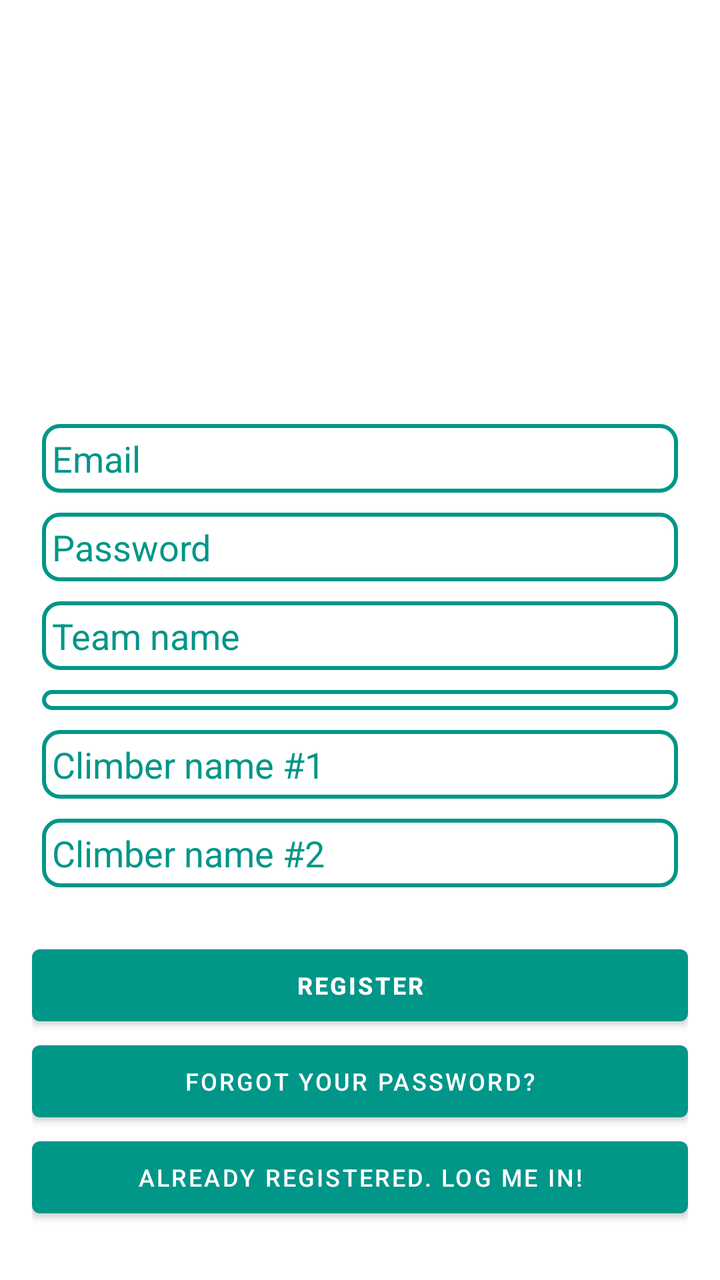
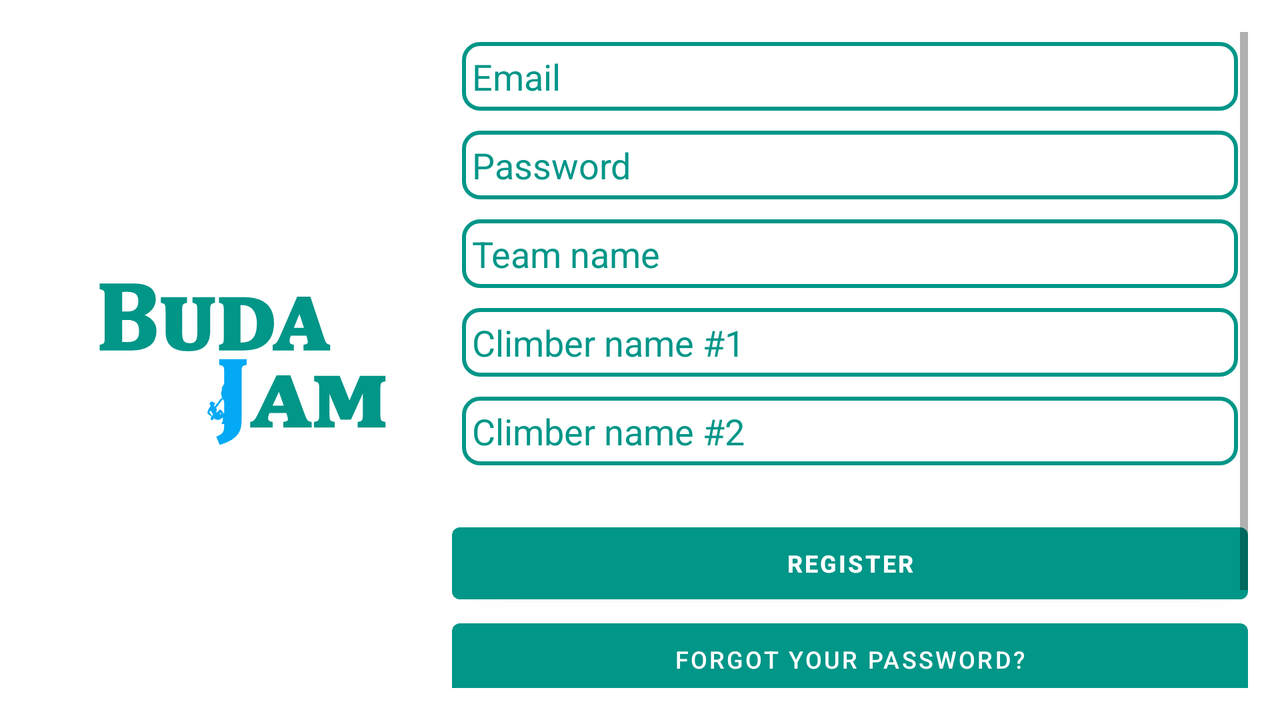

Two renders of one Android screen. The first uses the default layout on a phone; the second uses the alternative layout the repository ships for a different screen configuration, on a matching device. The two XML files are below.
<!-- AndroidManifest.xml: application theme AppTheme -->
<!-- res/layout/activity_signup.xml -->
<?xml version="1.0" encoding="utf-8"?>
<androidx.coordinatorlayout.widget.CoordinatorLayout xmlns:android="http://schemas.android.com/apk/res/android"
    xmlns:app="http://schemas.android.com/apk/res-auto"
    xmlns:tools="http://schemas.android.com/tools"
    android:layout_width="match_parent"
    android:layout_height="match_parent"
    android:fitsSystemWindows="true"
    tools:context="com.example.budajam.SignupActivity">

    <LinearLayout
        android:layout_width="fill_parent"
        android:layout_height="fill_parent"
        android:gravity="center"
        android:orientation="vertical"
        android:padding="@dimen/activity_horizontal_margin">


        <ImageView
            android:layout_width="@dimen/logo_w_h"
            android:layout_height="@dimen/logo_w_h"
            android:layout_gravity="center_horizontal"
            android:layout_marginBottom="30dp"
            android:src="@drawable/kisgeri24_icon" />

            <EditText
                android:id="@+id/email"
                android:layout_width="match_parent"
                android:layout_height="wrap_content"
                android:theme="@style/ThemeOverlay.MyEditTextSignUpLogin"
                android:background="@drawable/edittext_underline"
                android:hint="@string/email"
                android:layout_margin="5dp"
                android:inputType="textEmailAddress"
                android:maxLines="1"
                android:singleLine="true"
                android:textColor="@color/accent" />

            <EditText
                android:id="@+id/password"
                android:layout_width="match_parent"
                android:layout_height="wrap_content"
                android:focusableInTouchMode="true"
                android:layout_margin="5dp"
                android:theme="@style/ThemeOverlay.MyEditTextSignUpLogin"
                android:background="@drawable/edittext_underline"
                android:hint="@string/hint_password"
                android:imeActionId="@integer/login"
                android:imeOptions="actionUnspecified"
                android:inputType="textPassword"
                android:maxLines="1"
                android:singleLine="true"
                android:textColor="@color/accent" />

            <EditText
                android:id="@+id/teamname"
                android:layout_width="match_parent"
                android:layout_height="wrap_content"
                android:layout_margin="5dp"
                android:theme="@style/ThemeOverlay.MyEditTextSignUpLogin"
                android:background="@drawable/edittext_underline"
                android:hint="@string/team_name"
                android:inputType="text"
                android:maxLines="1"
                android:singleLine="true"
                android:textColor="@color/accent" />

            <Spinner
                android:id="@+id/category"
                android:layout_width="match_parent"
                android:layout_height="wrap_content"
                android:layout_margin="5dp"
                android:theme="@style/ThemeOverlay.MyEditTextSignUpLogin"
                android:background="@drawable/edittext_underline"
                android:hint="@string/category"
                android:textColor="@color/accent"/>

            <EditText
                android:id="@+id/climber1"
                android:layout_width="match_parent"
                android:layout_height="wrap_content"
                android:layout_margin="5dp"
                android:theme="@style/ThemeOverlay.MyEditTextSignUpLogin"
                android:background="@drawable/edittext_underline"
                android:hint="@string/climber_name_1"
                android:inputType="text"
                android:maxLines="1"
                android:singleLine="true"
                android:textColor="@color/accent" />

            <EditText
                android:id="@+id/climber2"
                android:layout_margin="5dp"
                android:theme="@style/ThemeOverlay.MyEditTextSignUpLogin"
                android:background="@drawable/edittext_underline"
                android:layout_width="match_parent"
                android:layout_height="wrap_content"
                android:hint="@string/climber_name_2"
                android:inputType="text"
                android:maxLines="1"
                android:singleLine="true"
                android:textColor="@color/accent" />

        <Button
            android:id="@+id/sign_up_button"
            android:theme="@style/ThemeOverlay.MyLoginSignupButtons"
            android:layout_width="match_parent"
            android:layout_height="wrap_content"
            android:text="@string/action_sign_in_short"
            android:textStyle="bold"
            android:layout_marginTop="20dp"/>

        <Button
            android:layout_width="match_parent"
            android:layout_height="wrap_content"
            android:id="@+id/verify_email_button"
            android:text="@string/verified_string"
            android:textStyle="bold"
            android:visibility="gone"
            android:theme="@style/ThemeOverlay.MyLoginSignupButtons" />

        <Button
            android:id="@+id/btn_reset_password"
            android:theme="@style/ThemeOverlay.MyLoginSignupButtons"
            android:layout_width="fill_parent"
            android:layout_height="wrap_content"
            android:textSize="12sp"
            android:text="@string/btn_forgot_password"
            />

        <Button
            android:id="@+id/sign_in_button"
            android:theme="@style/ThemeOverlay.MyLoginSignupButtons"
            android:layout_width="fill_parent"
            android:layout_height="wrap_content"
            android:textStyle="normal"
            android:text="@string/btn_link_to_login"
            android:textSize="12sp" />

    </LinearLayout>

    <ProgressBar
        android:id="@+id/progressBar"
        android:layout_width="30dp"
        android:layout_height="30dp"
        android:layout_gravity="center|bottom"
        android:layout_marginBottom="20dp"
        android:visibility="gone" />
</androidx.coordinatorlayout.widget.CoordinatorLayout>
<!-- resources referenced by this layout -->
<resources>
  <color name="accent">#009688</color>
  <dimen name="activity_horizontal_margin">16dp</dimen>
  <dimen name="logo_w_h">150dp</dimen>
  <!-- drawable edittext_underline (drawable) -->
  <?xml version="1.0" encoding="utf-8"?>
  <selector xmlns:android="http://schemas.android.com/apk/res/android">
  
      <item android:state_enabled="true" android:state_focused="true"
          android:drawable="@drawable/edittext_underline_enabled" />
  
      <item android:drawable="@drawable/edittext_underline_default"></item>
  
  
  </selector>
  <string name="action_sign_in_short">Register</string>
  <string name="btn_forgot_password">Forgot your password?</string>
  <string name="btn_link_to_login">Already registered. Log me in!</string>
  <string name="climber_name_1">Climber name #1</string>
  <string name="climber_name_2">Climber name #2</string>
  <string name="email">Email</string>
  <string name="hint_password">Password</string>
  <string name="team_name">Team name</string>
  <string name="verified_string">Click Here If Verified!</string>
  <style name="ThemeOverlay.MyEditTextSignUpLogin" parent="AppTheme">
          <item name="android:textColorHint">@color/accent</item>
          <item name="android:layout_margin">10dp</item>
          <item name="android:textCursorDrawable">@drawable/color_cursor</item>
      </style>
  <style name="AppTheme" parent="Theme.MaterialComponents.Light.DarkActionBar">
          <item name="colorPrimary">@color/accent</item>
          <item name="colorPrimaryDark">@color/icons</item>
          <item name="colorAccent">@color/primary</item>
          <item name="popupMenuStyle">@style/MyMenu</item>
          <item name="android:popupMenuStyle">@style/MyMenu</item>
  
          <item name="windowActionBar">false</item>
          <item name="windowNoTitle">true</item>
      </style>
  <!-- drawable edittext_underline_default (drawable) -->
  <?xml version="1.0" encoding="utf-8"?>
  <shape xmlns:android="http://schemas.android.com/apk/res/android"
      android:shape="rectangle"
      >
      <padding
          android:bottom="5dp"
          android:top="5dp"
          android:left="5dp"
          android:right="5dp">
      </padding>
      <corners android:radius="8dp"/>
      <stroke android:width="2dp"
          android:color="@color/accent"/>
      <solid android:color="@android:color/transparent" />
  </shape>
  <color name="icons">#FFFFFF</color>
  <!-- drawable login_signup_button_selector (drawable) -->
  <?xml version="1.0" encoding="utf-8"?>
  <selector xmlns:android="http://schemas.android.com/apk/res/android">
  
      <item android:state_pressed="true"
          android:drawable="@drawable/button_shape_pressed_main"/>
  
      <item android:drawable="@drawable/button_shape_main"/>
  
  </selector>
  <color name="primary">#03A9F4</color>
  <style name="MyMenu" parent="@android:style/Widget.PopupMenu">
          <item name="android:textColor">@color/icons</item>
          <item name="android:elevation" tools:targetApi="lollipop">20dp</item>
          <item name="android:popupBackground">@drawable/button_shape_main</item>
          <item name="android:dropDownHorizontalOffset">3dp</item>
          <item name="android:dropDownVerticalOffset">3dp</item>
          <item name="android:listPreferredItemHeightSmall">40dp</item>
      </style>
  <!-- drawable button_shape_pressed_main (drawable) -->
  <?xml version="1.0" encoding="utf-8"?>
  <shape xmlns:android="http://schemas.android.com/apk/res/android" android:shape="rectangle" >
      <corners
          android:radius="5dp"
          />
      <solid
          android:color="@color/accent_dark"
          />
  </shape>
  <color name="accent_dark">#008070</color>
</resources>
<!-- res/layout-land/activity_signup.xml (the repository's variant of the layout above) -->
<!-- drawn on the phone turned sideways -->
<?xml version="1.0" encoding="utf-8"?>
<androidx.coordinatorlayout.widget.CoordinatorLayout xmlns:android="http://schemas.android.com/apk/res/android"
    xmlns:app="http://schemas.android.com/apk/res-auto"
    xmlns:tools="http://schemas.android.com/tools"
    android:layout_width="match_parent"
    android:layout_height="match_parent"
    android:fitsSystemWindows="true"
    tools:context="com.example.budajam.SignupActivity">

    <RelativeLayout
        android:layout_width="match_parent"
        android:layout_height="match_parent"
        android:orientation="vertical"
        android:padding="@dimen/activity_horizontal_margin">

    <LinearLayout
        android:id="@+id/logoLayoutSignup"
        android:layout_width="wrap_content"
        android:layout_height="match_parent"
        android:layout_alignParentStart="true"
        android:gravity="center"
        android:orientation="vertical">

        <ImageView
            android:layout_width="@dimen/logo_w_h"
            android:layout_height="@dimen/logo_w_h"
            android:layout_gravity="center_horizontal"
            android:layout_margin="30dp"
            android:src="@drawable/budajam_icon" />

    </LinearLayout>

        <ScrollView
            android:layout_width="match_parent"
            android:layout_height="match_parent"
            android:id="@+id/editTextScrollSignup"
            android:layout_toEndOf="@+id/logoLayoutSignup">
        <LinearLayout
            android:id="@+id/editTextLayoutSignup"
            android:layout_width="match_parent"
            android:layout_height="wrap_content"
            android:gravity="center"
            android:orientation="vertical">

        <EditText
                android:id="@+id/email"
                android:layout_width="match_parent"
                android:layout_height="wrap_content"
                android:theme="@style/ThemeOverlay.MyEditTextSignUpLogin"
                android:background="@drawable/edittext_underline"
                android:hint="@string/email"
                android:layout_margin="5dp"
                android:inputType="textEmailAddress"
                android:maxLines="1"
                android:singleLine="true"
                android:textColor="@color/accent" />

            <EditText
                android:id="@+id/password"
                android:layout_width="match_parent"
                android:layout_height="wrap_content"
                android:focusableInTouchMode="true"
                android:layout_margin="5dp"
                android:theme="@style/ThemeOverlay.MyEditTextSignUpLogin"
                android:background="@drawable/edittext_underline"
                android:hint="@string/hint_password"
                android:imeActionId="@integer/login"
                android:imeOptions="actionUnspecified"
                android:inputType="textPassword"
                android:maxLines="1"
                android:singleLine="true"
                android:textColor="@color/accent" />

            <EditText
                android:id="@+id/teamname"
                android:layout_width="match_parent"
                android:layout_height="wrap_content"
                android:layout_margin="5dp"
                android:theme="@style/ThemeOverlay.MyEditTextSignUpLogin"
                android:background="@drawable/edittext_underline"
                android:hint="@string/team_name"
                android:inputType="text"
                android:maxLines="1"
                android:singleLine="true"
                android:textColor="@color/accent" />

                <EditText
                android:id="@+id/climber1"
                android:layout_width="match_parent"
                android:layout_height="wrap_content"
                android:layout_margin="5dp"
                android:theme="@style/ThemeOverlay.MyEditTextSignUpLogin"
                android:background="@drawable/edittext_underline"
                android:hint="@string/climber_name_1"
                android:inputType="text"
                android:maxLines="1"
                android:singleLine="true"
                android:textColor="@color/accent" />

            <EditText
                android:id="@+id/climber2"
                android:layout_margin="5dp"
                android:theme="@style/ThemeOverlay.MyEditTextSignUpLogin"
                android:background="@drawable/edittext_underline"
                android:layout_width="match_parent"
                android:layout_height="wrap_content"
                android:hint="@string/climber_name_2"
                android:inputType="text"
                android:maxLines="1"
                android:singleLine="true"
                android:textColor="@color/accent" />

        <Button
            android:id="@+id/sign_up_button"
            android:theme="@style/ThemeOverlay.MyLoginSignupButtons"
            android:layout_width="match_parent"
            android:layout_height="wrap_content"
            android:text="@string/action_sign_in_short"
            android:textStyle="bold"
            android:layout_marginTop="20dp"/>

        <Button
            android:layout_width="match_parent"
            android:layout_height="wrap_content"
            android:id="@+id/verify_email_button"
            android:text="@string/verified_string"
            android:textStyle="bold"
            android:visibility="gone"
            android:theme="@style/ThemeOverlay.MyLoginSignupButtons" />

        <Button
            android:id="@+id/btn_reset_password"
            android:theme="@style/ThemeOverlay.MyLoginSignupButtons"
            android:layout_width="fill_parent"
            android:layout_height="wrap_content"
            android:textSize="12sp"
            android:text="@string/btn_forgot_password"
            />

        <Button
            android:id="@+id/sign_in_button"
            android:theme="@style/ThemeOverlay.MyLoginSignupButtons"
            android:layout_width="fill_parent"
            android:layout_height="wrap_content"
            android:textStyle="normal"
            android:text="@string/btn_link_to_login"
            android:textSize="12sp" />

        </LinearLayout>
        </ScrollView>

    </RelativeLayout>

    <ProgressBar
        android:id="@+id/progressBar"
        android:layout_width="30dp"
        android:layout_height="30dp"
        android:layout_gravity="center|bottom"
        android:layout_marginBottom="20dp"
        android:visibility="gone" />
</androidx.coordinatorlayout.widget.CoordinatorLayout>
